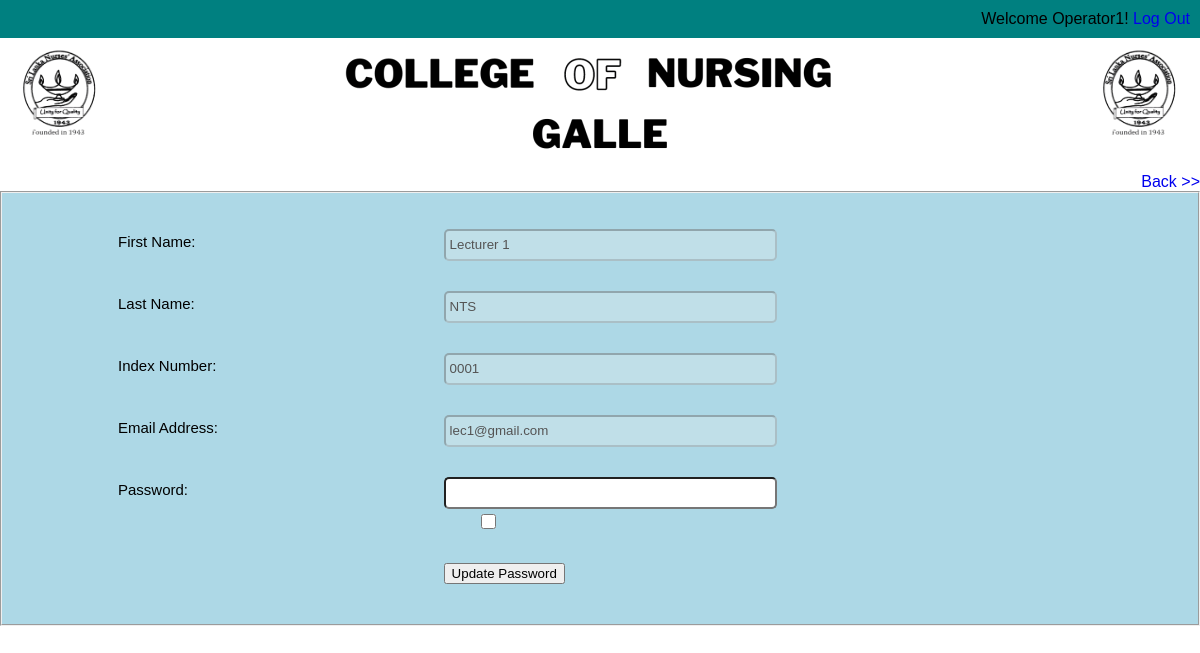
Screenshot of /change-password.php?user_index=0001 (signed in) with the database file from the repository.
### tables this page shows
CREATE TABLE `user` (
  `index_no` varchar(10) NOT NULL,
  `type` varchar(8) NOT NULL,
  `first_name` varchar(50) NOT NULL,
  `last_name` varchar(100) NOT NULL,
  `NIC` char(10) DEFAULT NULL,
  `batch` varchar(7) NOT NULL,
  `email` varchar(100) NOT NULL,
  `password` varchar(200) NOT NULL,
  `last_login` datetime NOT NULL,
  `is_deleted` tinyint(1) NOT NULL,
  `profile_picture_dir` varchar(255) NOT NULL
);

### Model/change-passworddb.php (called while the page is built, shortened)
<?php include_once('Controller/errorscheck.php'); ?>
<?php
	if (isset($_GET['user_index'])) {
		$user_index = mysqli_real_escape_string($connection, $_GET['user_index']);
		$query = "SELECT * FROM user WHERE index_no = '{$user_index}' LIMIT 1";
		$result_set = mysqli_query($connection, $query);
		if ($result_set) {
			if (mysqli_num_rows($result_set) == 1) {
				$result = mysqli_fetch_assoc($result_set);
				$first_name = $result['first_name'];
				$last_name = $result['last_name'];
				$email = $result['email'];
				$index_no = $result['index_no'];
			} else {
				header('Location: operator.php?err=user_not_found');
			}
		} else {
			header('Location: operator.php?err=query_failed');
		}
	}
?>

### change-password.php (the view, shortened to what this page needs)
<?php include_once('Model/change-passworddb.php'); ?>
<?php include_once('Service/change-password-service.php'); ?>
<!DOCTYPE html>
<html lang="en">
<head>
	<link rel="stylesheet" type="text/css" href="css/change-password.css">
	<link rel="stylesheet" href="./style/style-header.css">
</head>
<body>
	<header>
        <div class="logger">Welcome <?php echo $_SESSION['first_name']; ?>! <a href="logout.php">Log Out</a></div>
	</header>
	<div class="header">
            <?php include_once('header.php'); ?>
        </div>
	<main>
	<div class="add" style="text-align:right;"><a href="operator.php">Back &gt&gt</a> </div>
		 <fieldset>
		<form action="change-password.php" method="post" class="userform">
			<p>
				<label for="">First Name:</label>
				<input type="text" name="first_name" <?php echo 'value="' . $first_name . '"'; ?> disabled>
			</p>
			<p>
				<label for="">Last Name:</label>
				<input type="text" name="last_name" <?php echo 'value="' . $last_name . '"'; ?>disabled>
			</p>
			<p>
				<label for="">Index Number:</label>
				<input type="text" name="index_no" <?php echo 'value="' . $index_no . '"'; ?>disabled>
			</p>
			<p>
				<label for="">Email Address:</label>
				<input type="text" name="email" <?php echo 'value="' . $email . '"'; ?>disabled>
			</p>
			<p>
				<label for="">Password:</label>
				<input type="password" name="password" id="password">
				<input type="checkbox" name="showpassword" id="showpassword" style="">
			</p>
			<p>
				<label for="">&nbsp;</label>
				<button type="submit" name="submit">Update Password</button>
			</p>
		</form>
		</fieldset>
	</main>
</body>
</html>

### css/change-password.css (style rules this page uses)
* { margin:0; text-decoration: none; font-family: 'Work Sans', sans-serif; }
header { background: #008080; overflow: auto; padding: 10px; }
.logger { float: right; }
.header { margin: 0; padding: 0; box-sizing: border-box; }
#showpassword { margin-left: 160px; width: 40%; height:15px; margin-top: 5px; }
fieldset { background: lightblue; }
fieldset p { margin: 30px 0px 30px 100px; }
fieldset p input { width: 30%; height: 20px; padding: 4px; border-radius: 5px; }
fieldset p label { width: 30%; float: left; font-size: 15px; padding: 4px; }

### rows the page displays
user: first_name "Lecturer 1", last_name "NTS", index_no "0001", email "lec1@gmail.com"

### other values shown
$_SESSION['first_name'] "Operator1"
